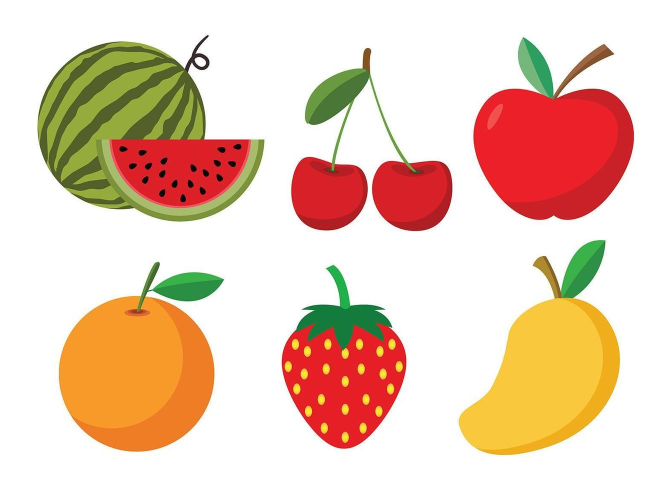
#> input picture imagens/input/frutas.jpg, 1343 x 980 px, found by its file name (shown at 1/2 size)
$ python aula5.py
#> lines starting #> are read from the running program, lines starting #| are printed output that depends on the picture; after the words box and inside, x2 and y2 are one past the last pixel; in counts of white or black regions, pixels touching at a corner belong together
import cv2 #importa a biblioteca OpenCV para gerar as imagens
import numpy as np #importa a biblioteca NumPy para modificar as matrizes de pixels das imagens

imagem = cv2.imread('frutas.jpg') # Carrega a imagem 'frutas.jpg'
#> imagem is the input picture: shape (980, 1343, 3); mean B, G, R 184.3, 204.8, 234.1

hsv = cv2.cvtColor(imagem, cv2.COLOR_BGR2HSV) # Converte a imagem para o espaço de cores HSV
#> hsv: shape (980, 1343, 3); mean H, S, V 31.7, 67.1, 237.9

inferior = np.array([0, 120, 70]) # Define o limite inferior para a cor vermelha
superior = np.array([10, 255, 255]) # Define o limite superior para a cor vermelha

mascara = cv2.inRange(hsv, inferior, superior) # Cria uma máscara para a cor vermelha usando os limites definidos
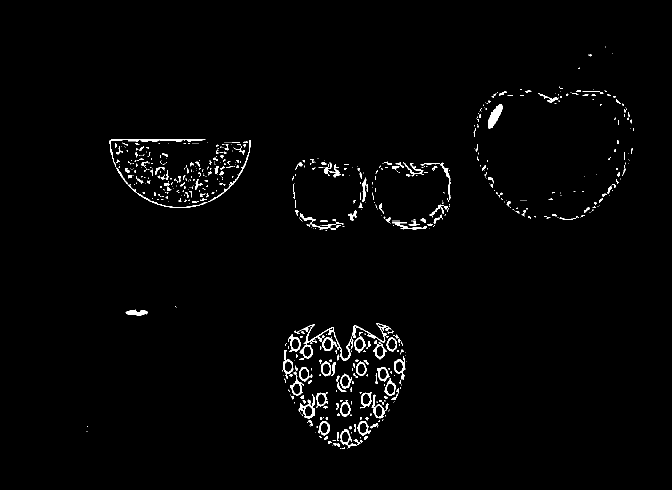
#> mascara: shape (980, 1343) (shown at 1/2 size); 1.6% white; 701 white regions (512 under 20 px), largest, box (x1, y1, x2, y2) and area: (588, 648, 704, 721) 797, (976, 208, 1005, 257) 716, (219, 278, 411, 334) 681

resultado = cv2.bitwise_and(imagem, imagem, mask=mascara) # Aplica a máscara à imagem original para obter o resultado
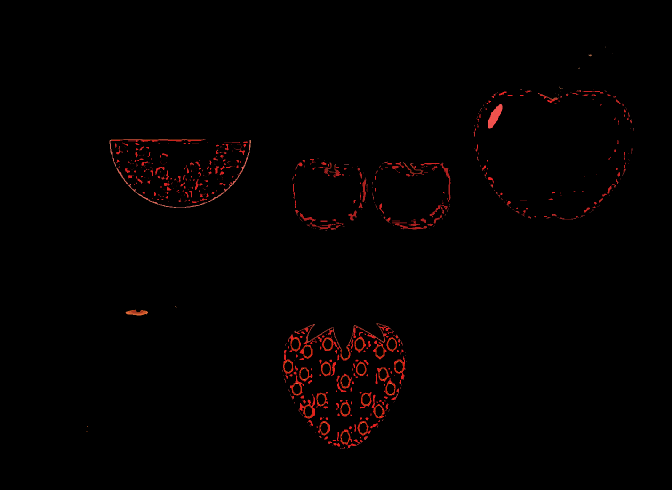
#> resultado: shape (980, 1343, 3) (shown at 1/2 size); mean B, G, R 0.6, 0.7, 3.1

imagem = cv2.resize(imagem, (640, 480)) # Redimensiona a imagem para 640x480 pixels
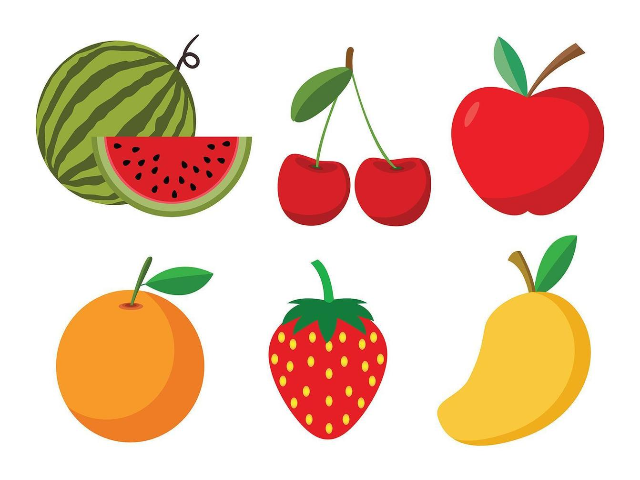
#> imagem: shape (480, 640, 3); mean B, G, R 184.3, 204.8, 234.1
mascara = cv2.resize(mascara, (640, 480)) # Redimensiona a máscara para 640x480 pixels
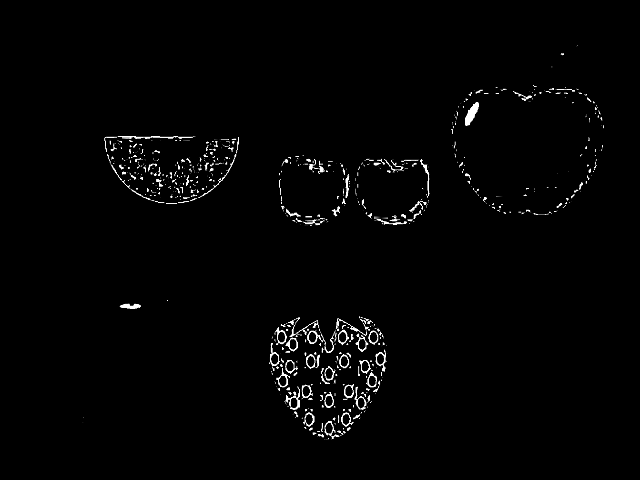
#> mascara: shape (480, 640); min 0, max 255, mean 3.9
resultado = cv2.resize(resultado, (640, 480)) # Redimensiona o resultado para 640x480 pixels
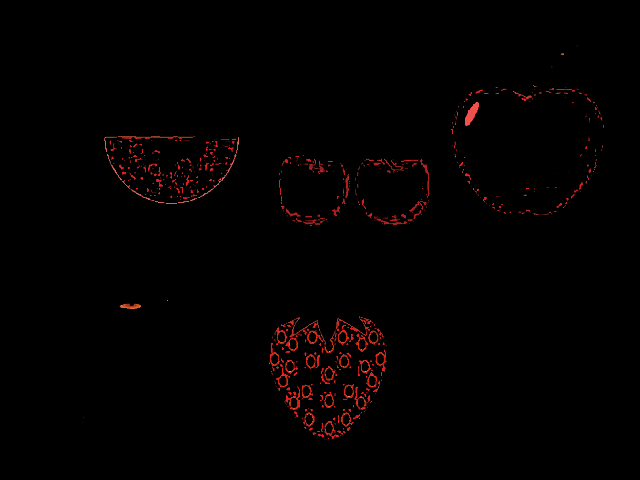
#> resultado: shape (480, 640, 3); mean B, G, R 0.6, 0.7, 3.1

cv2.imshow('Imagem Original', imagem) # Exibe a imagem original em uma janela
cv2.imshow('Mascara', mascara) # Exibe a máscara em uma janela
cv2.imshow('Resultado', resultado) # Exibe o resultado da aplicação da máscara em uma janela

cv2.waitKey(0) # Aguarda o usuário pressionar uma tecla para fechar as janelas
cv2.destroyAllWindows() # Fecha todas as janelas abertas
